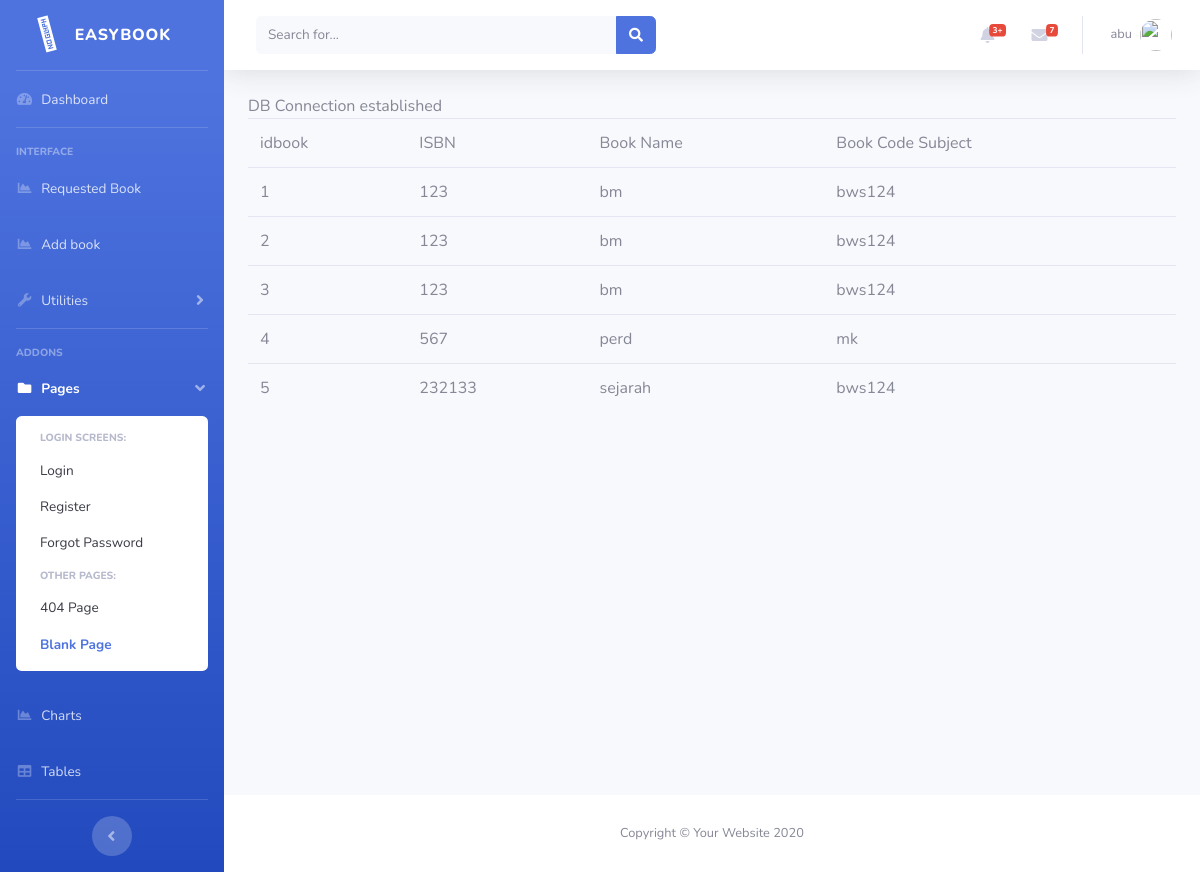
The page /searchactivity.php (signed in) on the database its author committed.
### tables this page shows
CREATE TABLE IF NOT EXISTS `orderbook` (
  `idbook` int(11) NOT NULL AUTO_INCREMENT,
  `status` varchar(50) NOT NULL DEFAULT '0',
  `ownerid` int(11) NOT NULL DEFAULT '0',
  `isbn` varchar(50) DEFAULT NULL,
  `bookname` varchar(50) DEFAULT NULL,
  `bookcodesubject` varchar(50) DEFAULT NULL,
  `bookcover` varchar(225) DEFAULT NULL,
  PRIMARY KEY (`idbook`)
);

### searchactivity.php (the view, shortened to what this page needs)
<?php
include "header.template.php";
if (isset($_GET['katakunci'])){
	$key=$_GET['katakunci'];
}else{
	$key="";
}
$sql="SELECT idbook,isbn,bookname,bookcodesubject
	FROM orderbook
	WHERE bookname
	 LIKE '%$key%' ";
include "dbconnect.php";
$rs=mysqli_query($conn, $sql);
if(mysqli_num_rows($rs)==0){
	echo "No record found";
}else{
?>
<table class="table">
	<tr>
		<td>idbook</td>
		<td>ISBN</td>
		<td>Book Name</td>
		<td>Book Code Subject</td>
	</tr>
	<?php
		while($rec=mysqli_fetch_array($rs)){
			echo "<tr><td>";
			echo $rec['idbook'];
			echo "</td>";
			echo "<td>".$rec['isbn']."</td>";
			echo "<td>".$rec['bookname']."</td>";
			echo "<td>".$rec['bookcodesubject']."</td>";
			echo "</tr>";
		}
	?>
</table>
<?php
}
include "footer.template.php";
?>

### rows shown on the page
orderbook: idbook "1", isbn "123", bookname "bm", bookcodesubject "bws124"
orderbook: idbook "2", isbn "123", bookname "bm", bookcodesubject "bws124"
orderbook: idbook "3", isbn "123", bookname "bm", bookcodesubject "bws124"
orderbook: idbook "4", isbn "567", bookname "perd", bookcodesubject "mk"
orderbook: idbook "5", isbn "232133", bookname "sejarah", bookcodesubject "bws124"

### other values the page prints
$_SESSION['username'] "abu"
